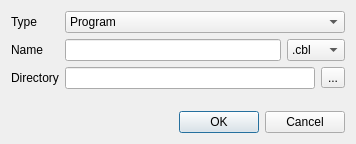
<?xml version="1.0" encoding="UTF-8"?>
<ui version="4.0">
 <class>Dialog</class>
 <widget class="QDialog" name="Dialog">
  <property name="geometry">
   <rect>
    <x>0</x>
    <y>0</y>
    <width>356</width>
    <height>144</height>
   </rect>
  </property>
  <property name="windowTitle">
   <string>New file</string>
  </property>
  <property name="windowIcon">
   <iconset resource="ide.qrc">
    <normaloff>:/ide-icons/rc/silex-64x64.png</normaloff>:/ide-icons/rc/silex-64x64.png</iconset>
  </property>
  <layout class="QVBoxLayout" name="verticalLayout">
   <item>
    <layout class="QFormLayout" name="formLayout">
     <item row="0" column="0">
      <widget class="QLabel" name="label">
       <property name="text">
        <string>Type</string>
       </property>
      </widget>
     </item>
     <item row="0" column="1">
      <widget class="QComboBox" name="comboBoxType">
       <item>
        <property name="text">
         <string>Program</string>
        </property>
       </item>
       <item>
        <property name="text">
         <string>Module</string>
        </property>
       </item>
       <item>
        <property name="text">
         <string>Empty</string>
        </property>
       </item>
      </widget>
     </item>
     <item row="2" column="0">
      <widget class="QLabel" name="labelDir">
       <property name="text">
        <string>Directory</string>
       </property>
      </widget>
     </item>
     <item row="2" column="1">
      <layout class="QHBoxLayout" name="horizontalLayout">
       <item>
        <widget class="QLineEdit" name="lineEditPath"/>
       </item>
       <item>
        <widget class="QToolButton" name="toolButton">
         <property name="text">
          <string>...</string>
         </property>
        </widget>
       </item>
      </layout>
     </item>
     <item row="1" column="0">
      <widget class="QLabel" name="labelName">
       <property name="text">
        <string>Name</string>
       </property>
      </widget>
     </item>
     <item row="1" column="1">
      <layout class="QHBoxLayout" name="horizontalLayout_2">
       <item>
        <widget class="QLineEdit" name="lineEditName"/>
       </item>
       <item>
        <widget class="QComboBox" name="comboBoxExtension">
         <item>
          <property name="text">
           <string>.cbl</string>
          </property>
         </item>
         <item>
          <property name="text">
           <string>.cob</string>
          </property>
         </item>
         <item>
          <property name="text">
           <string>.CBL</string>
          </property>
         </item>
         <item>
          <property name="text">
           <string>.COB</string>
          </property>
         </item>
        </widget>
       </item>
      </layout>
     </item>
    </layout>
   </item>
   <item>
    <widget class="QDialogButtonBox" name="buttonBox">
     <property name="orientation">
      <enum>Qt::Horizontal</enum>
     </property>
     <property name="standardButtons">
      <set>QDialogButtonBox::Cancel|QDialogButtonBox::Ok</set>
     </property>
     <property name="centerButtons">
      <bool>false</bool>
     </property>
    </widget>
   </item>
  </layout>
 </widget>
 <tabstops>
  <tabstop>buttonBox</tabstop>
  <tabstop>comboBoxType</tabstop>
  <tabstop>lineEditName</tabstop>
  <tabstop>comboBoxExtension</tabstop>
  <tabstop>lineEditPath</tabstop>
  <tabstop>toolButton</tabstop>
 </tabstops>
 <resources>
  <include location="ide.qrc"/>
 </resources>
 <connections>
  <connection>
   <sender>buttonBox</sender>
   <signal>accepted()</signal>
   <receiver>Dialog</receiver>
   <slot>accept()</slot>
   <hints>
    <hint type="sourcelabel">
     <x>257</x>
     <y>238</y>
    </hint>
    <hint type="destinationlabel">
     <x>157</x>
     <y>144</y>
    </hint>
   </hints>
  </connection>
  <connection>
   <sender>buttonBox</sender>
   <signal>rejected()</signal>
   <receiver>Dialog</receiver>
   <slot>reject()</slot>
   <hints>
    <hint type="sourcelabel">
     <x>325</x>
     <y>238</y>
    </hint>
    <hint type="destinationlabel">
     <x>286</x>
     <y>144</y>
    </hint>
   </hints>
  </connection>
 </connections>
</ui>
